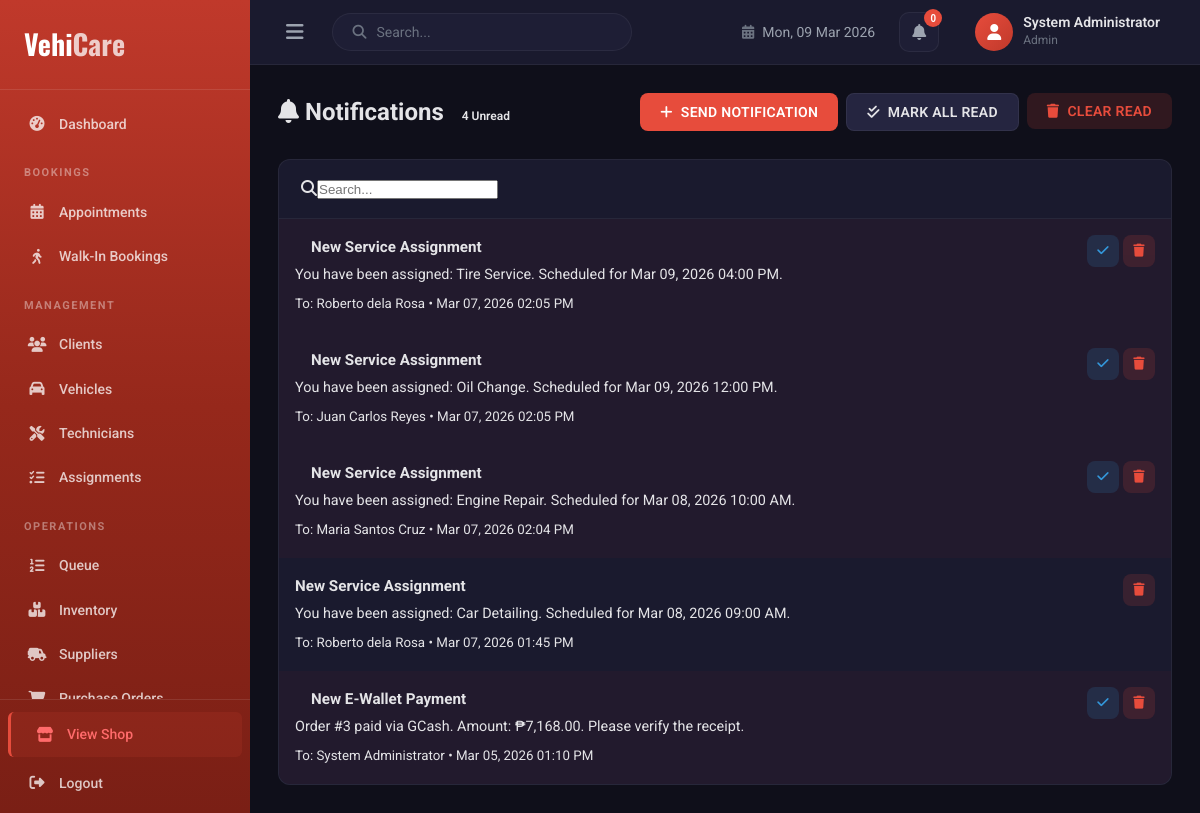
The page /admins/notifications.php (signed in) on the database its author committed.
### tables this page shows
CREATE TABLE `notifications` (
  `notification_id` int(11) NOT NULL,
  `user_id` int(11) DEFAULT NULL,
  `title` varchar(200) NOT NULL,
  `message` text DEFAULT NULL,
  `type` enum('info','success','warning','danger') DEFAULT 'info',
  `is_read` tinyint(1) DEFAULT 0,
  `created_at` timestamp NOT NULL DEFAULT current_timestamp()
);

CREATE TABLE `users` (
  `user_id` int(11) NOT NULL,
  `full_name` varchar(150) NOT NULL,
  `email` varchar(150) NOT NULL,
  `password_hash` varchar(255) NOT NULL,
  `role` enum('admin','staff','technician','customer') NOT NULL,
  `status` enum('active','inactive') DEFAULT 'active',
  `created_at` timestamp NOT NULL DEFAULT current_timestamp()
);

### admins/notifications.php (the view, shortened to what this page needs)
<?php
require_once __DIR__ . '/../includes/db.php';
$notifications = $pdo->query("SELECT n.*, u.full_name AS user_name FROM notifications n LEFT JOIN users u ON n.user_id = u.user_id ORDER BY n.created_at DESC")->fetchAll();
$unread_count = $pdo->query("SELECT COUNT(*) FROM notifications WHERE is_read = 0")->fetchColumn();
?>
<!DOCTYPE html>
<html lang="en">
<head>
    <link rel="stylesheet" href="../includes/style/admin.css">
    <link rel="stylesheet" href="https://cdnjs.cloudflare.com/ajax/libs/font-awesome/6.5.1/css/all.min.css">
</head>
<body class="admin-body">
<div class="admin-layout">
    <?php include __DIR__ . '/includes/sidebar.php'; ?>
    <main class="admin-main">
        <?php include __DIR__ . '/includes/topbar.php'; ?>
        <div class="admin-content">
            <div class="page-header">
                <h2><i class="fas fa-bell"></i> Notifications <span class="badge badge-info"><?= $unread_count ?> unread</span></h2>
                <div style="display:flex;gap:0.5rem;flex-wrap:wrap;">
                    <button class="btn btn-primary" onclick="openModal('addModal')"><i class="fas fa-plus"></i> Send Notification</button>
                    <form method="POST" style="display:inline"><input type="hidden" name="action" value="mark_all_read"><button type="submit" class="btn btn-secondary"><i class="fas fa-check-double"></i> Mark All Read</button></form>
                    <form method="POST" style="display:inline" onsubmit="return confirm('Delete all read notifications?')"><input type="hidden" name="action" value="delete_all_read"><button type="submit" class="btn btn-danger"><i class="fas fa-trash"></i> Clear Read</button></form>
                </div>
            </div>
            <div class="admin-card">
                <div class="table-toolbar"><div class="search-box"><i class="fas fa-search"></i><input type="text" placeholder="Search..." onkeyup="searchTable(this.value)"></div></div>
                <?php if (empty($notifications)): ?><div class="empty-state"><i class="fas fa-bell-slash"></i><h3>No notifications</h3><p>Click "Send Notification" to create one.</p></div>
                <?php else: ?>
                <div class="notification-list" id="dataTable">
                    <?php foreach ($notifications as $n): ?>
                    <div class="notification-item <?= $n['is_read'] ? 'read' : 'unread' ?>" style="display:flex;justify-content:space-between;align-items:flex-start;padding:1rem;border-bottom:1px solid var(--border-color);<?= !$n['is_read'] ? 'background:rgba(227,30,36,0.04);border-left:3px solid var(--primary-red);' : '' ?>">
                        <div style="flex:1;">
                            <div style="display:flex;align-items:center;gap:0.5rem;margin-bottom:0.25rem;">
                                <?php if (!$n['is_read']): ?><span style="width:8px;height:8px;border-radius:50%;background:var(--primary-red);display:inline-block;"></span><?php endif; ?>
                                <strong style="font-size:0.95rem;"><?= htmlspecialchars($n['title']) ?></strong>
                            </div>
                            <p style="margin:0.25rem 0;color:var(--text-muted);font-size:0.9rem;"><?= htmlspecialchars($n['message']) ?></p>
                            <small style="color:var(--text-muted);">
                                <?php if ($n['user_name']): ?>To: <?= htmlspecialchars($n['user_name']) ?> &bull; <?php else: ?>System &bull; <?php endif; ?>
                                <?= date('M d, Y h:i A', strtotime($n['created_at'])) ?>
                            </small>
                        </div>
                        <div style="display:flex;gap:0.25rem;margin-left:1rem;">
                            <?php if (!$n['is_read']): ?>
                            <form method="POST"><button type="submit" class="btn-icon btn-edit" title="Mark Read"><i class="fas fa-check"></i></button></form>
                            <?php endif; ?>
                            <form method="POST" onsubmit="return confirm('Delete this notification?')"><button type="submit" class="btn-icon btn-delete" title="Delete"><i class="fas fa-trash"></i></button></form>
                        </div>
                    </div>
                    <?php endforeach; ?>
                </div>
                <?php endif; ?>
            </div>
        </div>
    </main>
</div>
</body>
</html>

### includes/style/admin.css (style rules this page uses)
:root { --primary: #e74c3c; --primary-dark: #c0392b; --primary-light: #ff6b6b; --admin-bg: #0f0f1a; --admin-surface: #1a1a2e; --admin-surface-2: #1e1e35; --admin-surface-3: #252540; --admin-border: rgba(255,255,255,0.06); --admin-text: #e4e4e7; --admin-text-dim: #9ca3af; --admin-text-muted: #6b7280; --sidebar-bg: linear-gradient(180deg, #c0392b 0%, #96281b 50%, #7a1f15 100%); --sidebar-width: 250px; --topbar-height: 65px; --font-main: 'Roboto', sans-serif; --font-heading: 'Oswald', sans-serif; --radius: 12px; --radius-sm: 8px; --shadow: 0 4px 20px rgba(0,0,0,0.3); --transition: all 0.3s ease; }
*, *::before, *::after { margin: 0; padding: 0; box-sizing: border-box; }
html { scroll-behavior: smooth; }
body.admin-body { font-family: var(--font-main); background: var(--admin-bg); color: var(--admin-text); line-height: 1.6; overflow-x: hidden; }
.admin-layout { display: flex; min-height: 100vh; }
.admin-main { flex: 1; margin-left: var(--sidebar-width); transition: var(--transition); display: flex; flex-direction: column; }
.admin-content { padding: 28px; flex: 1; }
.page-header { display: flex; align-items: center; justify-content: space-between; margin-bottom: 28px; }
.admin-card { background: var(--admin-surface); border: 1px solid var(--admin-border); border-radius: var(--radius); overflow: hidden; }
.badge { display: inline-block; padding: 4px 12px; border-radius: 20px; font-size: 12px; font-weight: 600; text-transform: capitalize; }
.btn { display: inline-flex; align-items: center; gap: 8px; padding: 10px 20px; border: none; border-radius: var(--radius-sm); font-family: var(--font-main); font-weight: 600; font-size: 14px; cursor: pointer; transition: var(--transition); text-transform: uppercase; letter-spacing: 0.3px; }
.btn-primary { background: var(--primary); color: #fff; }
.btn-secondary { background: var(--admin-surface-3); color: var(--admin-text); border: 1px solid var(--admin-border); }
.btn-danger { background: rgba(231,76,60,0.15); color: #e74c3c; }
.btn-icon { width: 32px; height: 32px; border-radius: 8px; border: none; display: inline-flex; align-items: center; justify-content: center; cursor: pointer; transition: var(--transition); font-size: 13px; }
.btn-edit { background: rgba(52,152,219,0.15); color: #3498db; }
.btn-delete { background: rgba(231,76,60,0.15); color: #e74c3c; }
.table-toolbar { display: flex; align-items: center; justify-content: space-between; gap: 12px; padding: 16px 22px; border-bottom: 1px solid var(--admin-border); flex-wrap: wrap; }

### rows shown on the page
notifications: title "New Service Assignment", message "You have been assigned: Tire Service. Scheduled for Mar 09, 2026 04:00 PM.", user.full_name "Roberto dela Rosa", created_at "Mar 07, 2026 02:05 PM"
notifications: title "New Service Assignment", message "You have been assigned: Oil Change. Scheduled for Mar 09, 2026 12:00 PM.", user.full_name "Juan Carlos Reyes", created_at "Mar 07, 2026 02:05 PM"
notifications: title "New Service Assignment", message "You have been assigned: Engine Repair. Scheduled for Mar 08, 2026 10:00 AM.", user.full_name "Maria Santos Cruz", created_at "Mar 07, 2026 02:04 PM"
notifications: title "New Service Assignment", message "You have been assigned: Car Detailing. Scheduled for Mar 08, 2026 09:00 AM.", user.full_name "Roberto dela Rosa", created_at "Mar 07, 2026 01:45 PM"
notifications: title "New E-Wallet Payment", message "Order #3 paid via GCash. Amount: ₱7,168.00. Please verify the receipt.", user.full_name "System Administrator", created_at "Mar 05, 2026 01:10 PM"

### other values the page prints
$_SESSION['full_name'] "System Administrator"
$_SESSION['role'] "Admin"
$unread_count "4"
